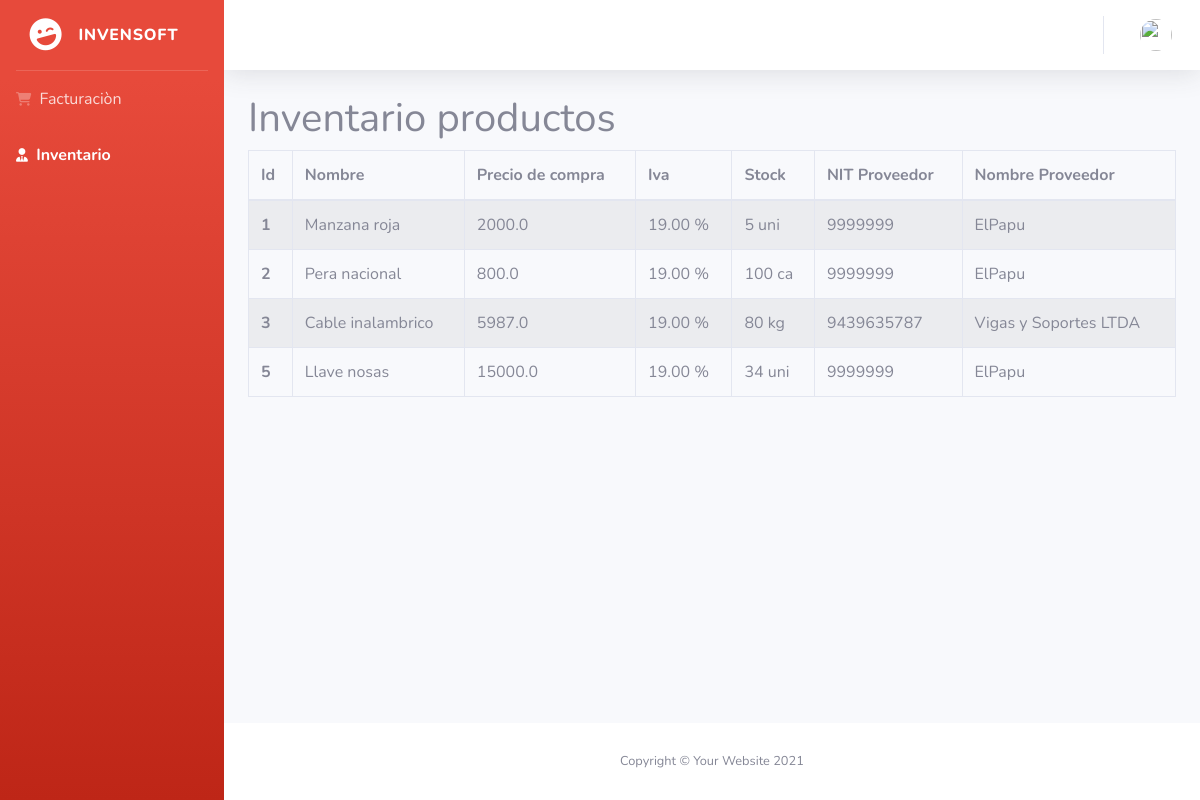
The page /cashier/products/ (signed in) on the database as committed earlier.
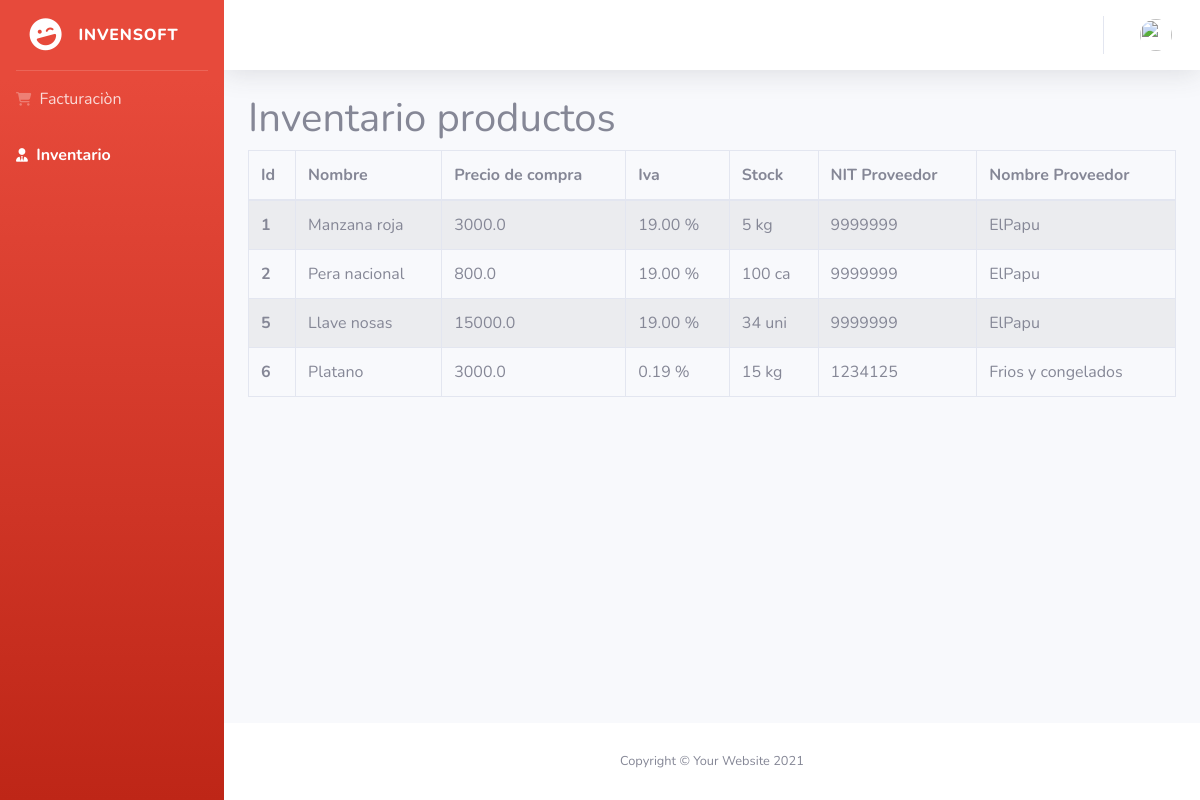
The same page on the database as committed later.
### app/models.py (models this page shows)
class Producto(models.Model):
    idProducto = models.IntegerField(primary_key=True)
    nombreProducto = models.CharField(max_length=200)
    precioCompra = models.FloatField(null=True)
    unidadMedidad = models.CharField(max_length=50)
    ivaProducto = models.FloatField(null=True)
    stockProducto = models.IntegerField(null=True)
    nitProveedor = models.ForeignKey(Proveedor, on_delete=models.CASCADE)

class Proveedor(models.Model):
    nitProvider = models.IntegerField(primary_key=True)
    nomProvider = models.CharField(max_length=50)

### app/views/views_cashier.py (the view)
def inventory_page(request):
    if request.session.get('cajero'):
        cashier = models.Cajero.objects.get(idCajero = request.session.get('id'))
        products = models.Producto.objects.all()
        return render(request,'cashier/inventario.html', {'data': cashier, 'color': 'danger', 'products' : products})
    else:
        return redirect('/singout/')

### app/template/cashier/inventario.html (shortened to what this page needs)
{% extends 'dashboard.html'%}
{% block title %}
<a class="sidebar-brand d-flex align-items-center justify-content-center" href="/cashier/">
  <div class="sidebar-brand-icon rotate-n-15">
    <i class="fas fa-laugh-wink"></i>
  </div>
  <div class="sidebar-brand-text mx-3">InvenSoft</div>
</a>
{% endblock %}
{% block sidebar %}
<li class="nav-item">
  <a class="nav-link" href="/cashier/">
    <i class="fa-solid fa-cart-shopping"></i>
    Facturaciòn
  </a>
</li>
<li class="nav-item active">
  <a class="nav-link collapsed" href="/cashier/products">
    <i class="fa-solid fa-user-tie"></i> Inventario
  </a>
</li>
{% endblock %}
{% block content %}
<h1>Inventario productos</h1>
<table id="tableInventory" class="table table-striped table-bordered" style="width:100%">
  <thead>
    <tr>
      <th scope="col">Id</th>
      <th scope="col">Nombre</th>
      <th scope="col">Precio de compra</th>
      <th scope="col">Iva</th>
      <th scope="col">Stock </th>
      <th scope="col">NIT Proveedor</th>
      <th scope="col">Nombre Proveedor</th>
    </tr>
  </thead>
  <tbody>
    {% for data in products %}
    <tr>
      <th>{{ data.idProducto}}</th>
      <td>{{ data.nombreProducto}}</td>
      <td>{{ data.precioCompra}}</td>
      <td>{{ data.ivaProducto|floatformat:"2" }} %</td>
      <td>{{ data.stockProducto}} {{ data.unidadMedidad }}</td>
      <td>{{ data.nitProveedor.nitProvider}}</td>
      <td>{{ data.nitProveedor.nomProvider}}</td>
    </tr>
    {% endfor %}
  </tbody>
</table>
{% endblock %}

### app/template/dashboard.html (shortened to what this page needs)
<!DOCTYPE html>
<html lang="en">
<head>
    {% load static %}
        <link rel="stylesheet" href="https://cdnjs.cloudflare.com/ajax/libs/font-awesome/6.5.1/css/all.min.css" />
        <link rel="stylesheet" href="{% static '/css/sb-admin-2.min.css' %}">
</head>
<body id="page-top">
    <div id="wrapper">
        <ul class="navbar-nav bg-gradient-{{ color }} sidebar sidebar-dark accordion" id="accordionSidebar">
            {% block title %}
            {% endblock %}
            <hr class="sidebar-divider my-0">
            {% block sidebar %}
            {% endblock %}
        </ul>
        <div id="content-wrapper" class="d-flex flex-column">
            <div id="content">
                <nav class="navbar navbar-expand navbar-light bg-white topbar mb-4 static-top shadow">
                    <ul class="navbar-nav ml-auto">
                        <li class="nav-item dropdown no-arrow">
                            <a class="nav-link dropdown-toggle" href="#" id="userDropdown" role="button"
                                data-toggle="dropdown" aria-haspopup="true" aria-expanded="false">
                                <img class="img-profile rounded-circle"
                                    src="img/undraw_profile.svg">
                            </a>
                        </li>
                    </ul>
                </nav>
                <div class="container-fluid">
                    {% block content %}
                    {% endblock %}
                </div>
            </div>
            <footer class="sticky-footer bg-white">
                <div class="container my-auto">
                    <div class="copyright text-center my-auto">
                        <span>Copyright &copy; Your Website 2021</span>
                    </div>
                </div>
            </footer>
        </div>
    </div>
    <link rel="stylesheet" href="https://cdn.datatables.net/2.0.3/css/dataTables.dataTables.min.css">
</body>
</html>

Rows that differ between the two databases and show on the page:
removed Producto: idProducto "3", nombreProducto "Cable inalambrico", precioCompra "5987.0", ivaProducto "19.00", stockProducto "80", unidadMedidad "kg", nitProveedor.nitProvider "9439635787", nitProveedor.nomProvider "Vigas y Soportes LTDA"
changed Producto "Manzana roja": precioCompra "2000.0" → "3000.0"; unidadMedidad "uni" → "kg"
added Producto: idProducto "6", nombreProducto "Platano", precioCompra "3000.0", ivaProducto "0.19", stockProducto "15", unidadMedidad "kg", nitProveedor.nitProvider "1234125", nitProveedor.nomProvider "Frios y congelados"
